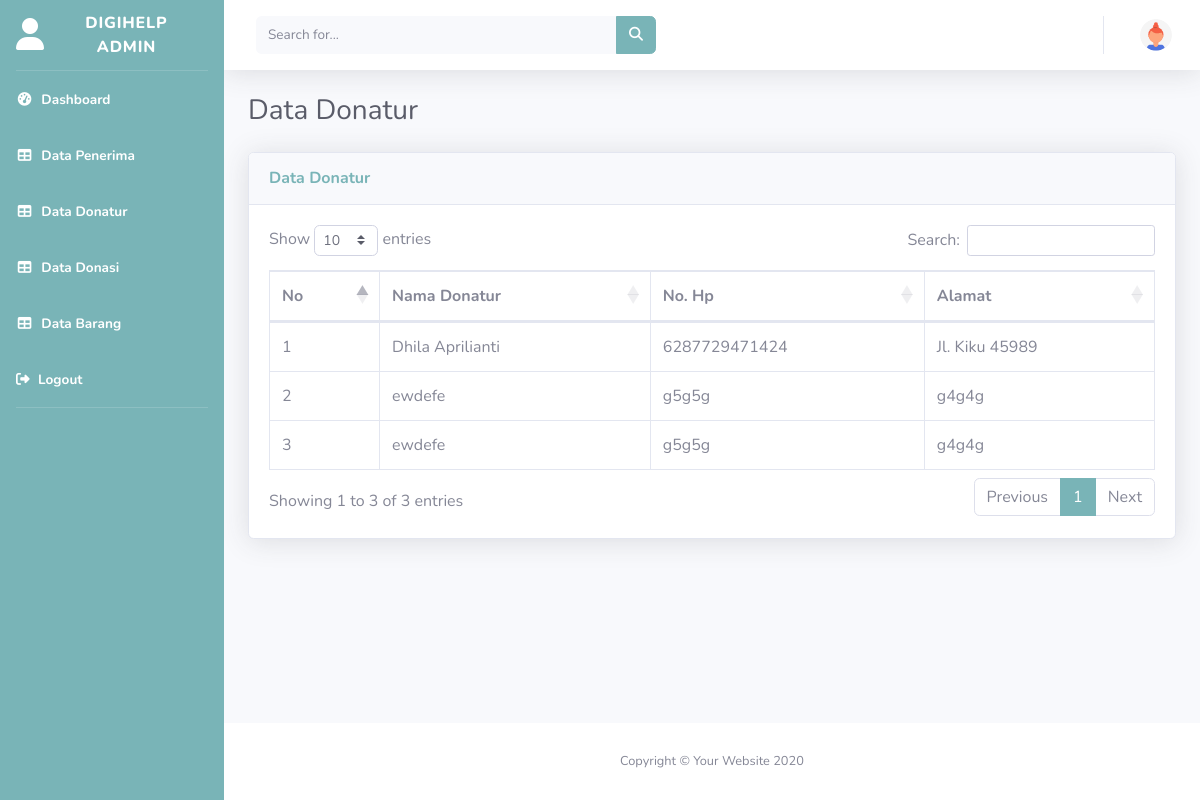
The page /index.php/admin/crud_donatur/lihatdonatur on the database its author committed.
### tables this page shows
CREATE TABLE `tb_donasi` (
  `id_donasi` int(11) NOT NULL,
  `tanggal_donasi` date NOT NULL,
  `nama_donatur` varchar(50) NOT NULL,
  `nohp` varchar(14) DEFAULT NULL,
  `alamat` varchar(255) NOT NULL,
  `id_barang` varchar(3) NOT NULL,
  `nama_penerima` varchar(50) NOT NULL,
  `jenis_barang` varchar(50) NOT NULL,
  `nama_barang` varchar(50) NOT NULL,
  `gb_depan` varchar(200) NOT NULL
);

### application/controllers/admin/crud_donatur.php (called while the page is built, shortened)
<?php
class Crud_donatur extends CI_Controller{
	function __construct(){
		$this->load->model('m_data');
                $this->load->helper('url');
	}
    function lihatdonatur(){
		$data['tb_donasi'] = $this->m_data->tampil_donasi()->result();
		$this->load->view('admin/donatur',$data);
	}
}

### index.php (called while the page is built, shortened)
<?php
require_once BASEPATH.'core/CodeIgniter.php';

### application/models/m_data.php (called while the page is built, shortened)
<?php
class M_data extends CI_Model{
function tampil_donasi(){
	return $this->db->get('tb_donasi');
}
}

### application/views/admin/donatur.php (the view, shortened to what this page needs)
<!DOCTYPE html>
<html lang="en">
<head>
    <link href="<?php echo base_url() ?>template/vendor/fontawesome-free/css/all.min.css" rel="stylesheet" type="text/css">
    <link href="<?php echo base_url() ?>template/css/sb-admin-2.min.css" rel="stylesheet">
    <link href="<?php echo base_url() ?>template/vendor/datatables/dataTables.bootstrap4.min.css" rel="stylesheet">
</head>
<body id="page-top">
    <div id="wrapper">
                <ul class="navbar-nav bg-gradient-primary sidebar sidebar-dark accordion" id="accordionSidebar">
                    <a class="sidebar-brand d-flex align-items-center justify-content-center" href="welcome.php">
                    <div class="sidebar-brand-icon">
                            <i class="fas fa-user"></i>
                        </div>
                    <div class="sidebar-brand-text mx-3">DigiHelp Admin</div>
                    </a>
                    <hr class="sidebar-divider my-0">
                    <li class="nav-item active">
                        <a class="nav-link" href="<?php echo base_url('admin/crud/welcome'); ?>">
                            <i class="fas fa-fw fa-tachometer-alt"></i>
                            <span>Dashboard</span></a>
                        <a class="nav-link" href=" <?php echo base_url('admin/crud/lihat'); ?>">
                            <i class="fas fa-fw fa-table"></i>
                            <span>Data Penerima</span></a>
                        <a class="nav-link" href=" <?php echo base_url('admin/crud_donatur/lihatdonatur'); ?>">
                            <i class="fas fa-fw fa-table"></i>
                            <span>Data Donatur</span></a>
                        <a class="nav-link active" href=" <?php echo base_url('admin/crud_donasi/lihatdonasi'); ?>">
                            <i class="fas fa-fw fa-table"></i>
                            <span>Data Donasi</span></a>
                        <a class="nav-link" href=" <?php echo base_url('admin/crud_barang/lihatbarang'); ?>">
                            <i class="fas fa-fw fa-table"></i>
                            <span>Data Barang</span></a>
                        <a class="nav-link" href="<?php echo base_url('login/logout'); ?>" data-toggle="modal" data-target="#logoutModal">
                            <i class="fas fa-sign-out-alt"></i>
                            <span>Logout</span></a>
                    </li>
                    <hr class="sidebar-divider d-none d-md-block">
                    </ul>
        <div id="content-wrapper" class="d-flex flex-column">
            <div id="content">
                <nav class="navbar navbar-expand navbar-light bg-white topbar mb-4 static-top shadow">
                    <form
                        class="d-none d-sm-inline-block form-inline mr-auto ml-md-3 my-2 my-md-0 mw-100 navbar-search">
                        <div class="input-group">
                            <input type="text" class="form-control bg-light border-0 small" placeholder="Search for..."
                                aria-label="Search" aria-describedby="basic-addon2">
                            <div class="input-group-append">
                                <button class="btn btn-primary" type="button">
                                    <i class="fas fa-search fa-sm"></i>
                                </button>
                            </div>
                        </div>
                    </form>
                    <ul class="navbar-nav ml-auto">
                        <li class="nav-item dropdown no-arrow">
                            <a class="nav-link dropdown-toggle" href="#" id="userDropdown" role="button"
                                data-toggle="dropdown" aria-haspopup="true" aria-expanded="false">
                                <img class="img-profile rounded-circle"
                                    src="<?php echo base_url() ?>template/img/undraw_profile_3.svg">
                            </a>
                        </li>
                    </ul>
                </nav>
                <div class="container-fluid">
                    <h1 class="h3 mb-2 text-gray-800">Data Donatur</h1>
                    <div class="card shadow mb-4">
                        <div class="card-header py-3">
                            <h6 class="m-0 font-weight-bold text-primary">Data Donatur</h6>
                        </div>
                        <div class="card-body">
                            <div class="table-responsive">
                                <table class="table table-bordered" id="dataTable" width="100%" cellspacing="0">
                                    <thead>
                                    <tr>
                                        <th>No</th>
                                        <th>Nama Donatur</th>
                                        <th>No. Hp</th>
                                        <th>Alamat</th>
                                    </tr>
                                    </thead>
                                    <?php
                                    $no = 1;
                                    foreach($tb_donasi as $dn){
                                    ?>
                                    <tr>
                                        <td><?php echo $no++ ?></td>
                                        <td><?php echo $dn->nama_donatur ?></td>
                                        <td><?php echo $dn->nohp ?></td>
                                        <td><?php echo $dn->alamat ?></td>
                                    </tr>
                                    <?php } ?>
                                </table>
                            </div>
                        </div>
                    </div>
                </div>
            </div>
            <footer class="sticky-footer bg-white">
                <div class="container my-auto">
                    <div class="copyright text-center my-auto">
                        <span>Copyright &copy; Your Website 2020</span>
                    </div>
                </div>
            </footer>
        </div>
    </div>
</body>
</html>

### rows shown on the page
tb_donasi: nama_donatur "Dhila Aprilianti", nohp "6287729471424", alamat "Jl. Kiku 45989"
tb_donasi: nama_donatur "ewdefe", nohp "g5g5g", alamat "g4g4g"
tb_donasi: nama_donatur "ewdefe", nohp "g5g5g", alamat "g4g4g"
